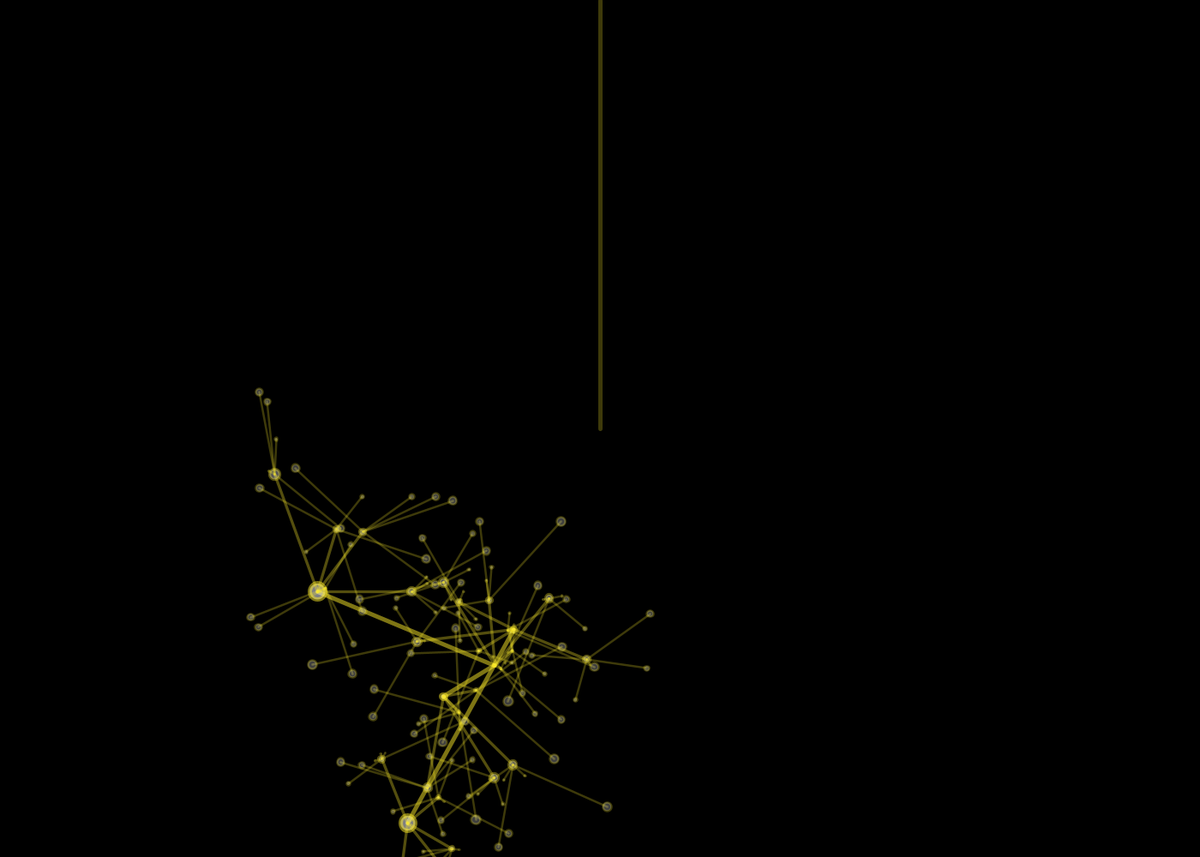
Frame 1 (no input)
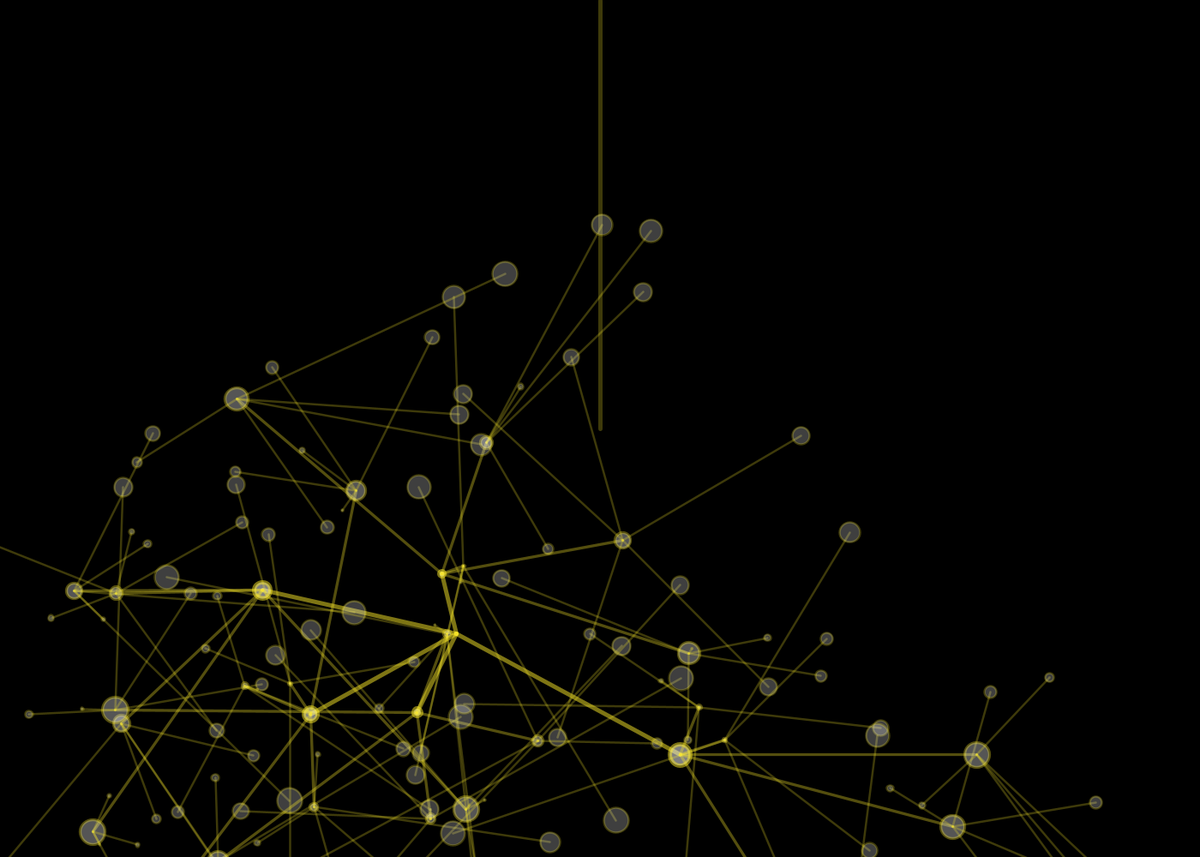
Frame 60 (the mouse pressed at the canvas centre just before this capture)
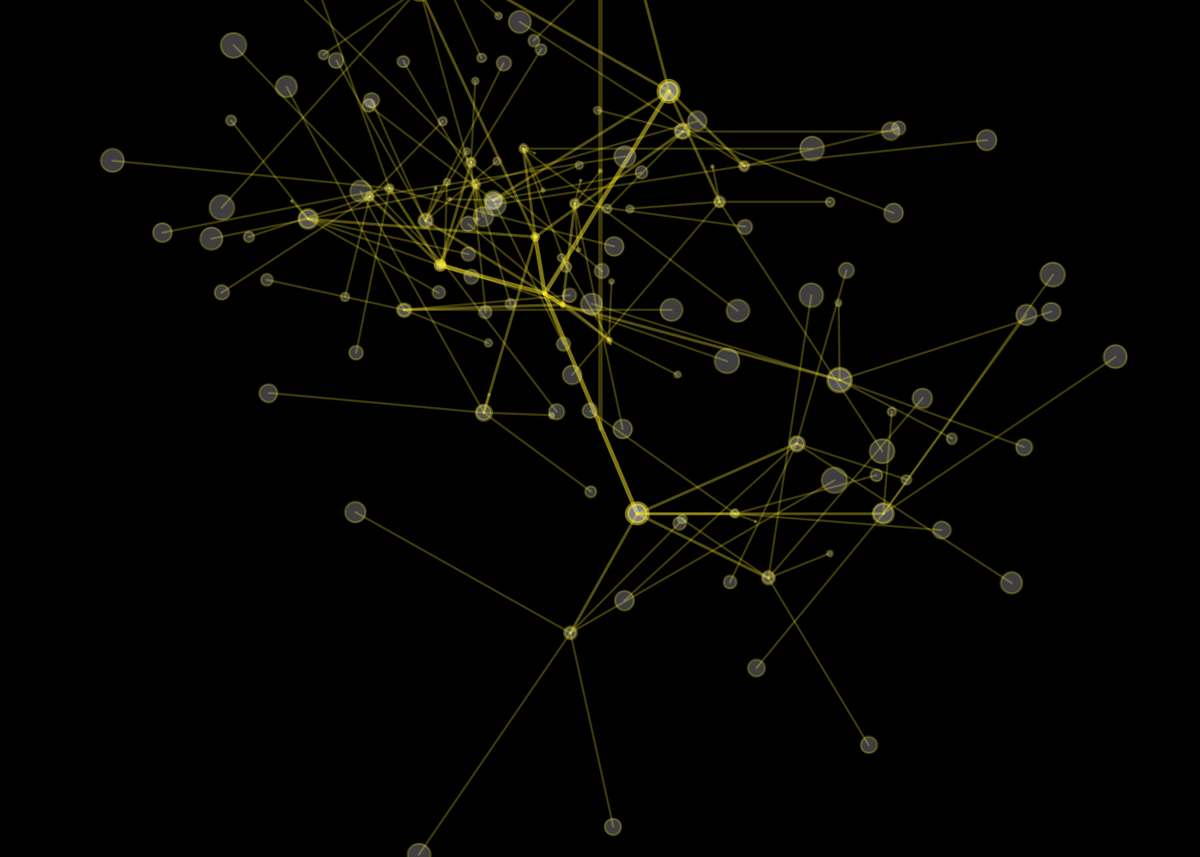
Frame 120 (the mouse held since frame 60 and released just before this capture)

The Processing sketch that drew these frames (run headless with seeded random() and noise(); from frame 60 on, the mouse is pressed at the canvas centre):

// Processing sketch: processing_155001
// ── processing_155001.pde

int _numChildren = 5;
int _maxLevels = 4;

Branch _trunk;

void setup(){
  size(1400,1000);
  background(255);
  noFill();
  smooth();
  newTree();
}


void newTree(){
  _trunk = new Branch(1, 0, width/2, height/2);
  _trunk.drawMe();
  
}void draw(){
  background(0);
  strokeWeight(5);
  line(width/2, 0, width/2, height/2);
  _trunk.updateMe(width/2, height/2);
  _trunk.drawMe();
}


class Branch{
  float level, index;
  float x, y;
  float endx, endy;
  
  float strokeW, alph;
  float len, lenChange;
  float rot, rotChange;
  
  Branch [] children = new Branch[0];
  
  Branch(float lev, float ind, float ex, float why){
    level = lev;
    index = ind;
    
    strokeW = (1/level) * 10;
    alph = 255 / level;
    len = (1/level) * random(500);
    rot = random(360);
    lenChange = random(16) - 5;
    rotChange = random(16) - 5;
    
    updateMe(ex, why);
    
    if(level < _maxLevels){
      children = new Branch[_numChildren];
      for(int x = 0; x<_numChildren; x++){
        children[x] = new Branch(level+1, x, endx, endy);
      }
    }
  }
  
  
  
  void updateMe(float ex, float why){
    x = ex;
    y = why;
    
    rot += lenChange;
    if(rot > 360){rot = 0; }
    else if (rot < 0) {rot = 360;}
    
    len -= lenChange;
    if (len < 0) { lenChange *= -1;}
    else if(len > 360){lenChange *= -1; }
    
    float radian = radians(rot);
    endx = x + (len * cos(radian));
    endy = y + (len * sin(radian));
    
    for(int i = 0; i<children.length; i++){
      children[i].updateMe(endx, endy);
    }
  }
  
  void drawMe(){
    if(level > 1){
    strokeWeight(strokeW);
    stroke(252, 235,41, alph);
    fill(255, alph);
    line(x, y, endx, endy);
    ellipse(endx, endy, len/12, len/12);
    }
    for(int i=0; i<children.length; i++){
      children[i].drawMe();
    }
    }
}
